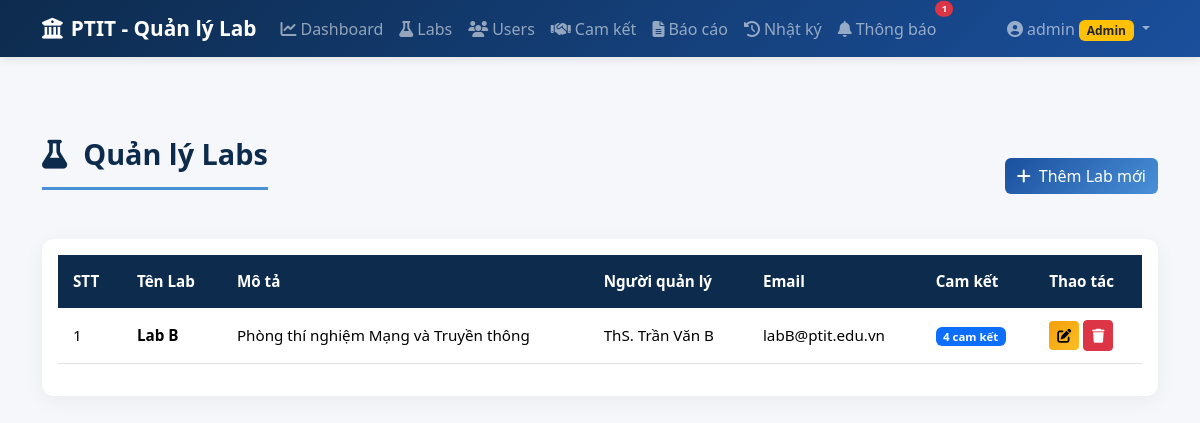
Screenshot of /labs (signed in) with the database file from the repository.
### models.py (models this page shows, shortened)
class User(UserMixin, db.Model):
    __tablename__ = 'users'
    id = db.Column(db.Integer, primary_key=True)
    username = db.Column(db.String(50), unique=True, nullable=False)
    password_hash = db.Column(db.String(200), nullable=False)
    role = db.Column(db.String(20), nullable=False)  # 'admin' or 'lab'
    lab_id = db.Column(db.Integer, db.ForeignKey('labs.id', ondelete='SET NULL'), nullable=True)
    def is_admin(self):
        return self.role == 'admin'

class Lab(db.Model):
    __tablename__ = 'labs'
    id = db.Column(db.Integer, primary_key=True)
    name = db.Column(db.String(100), nullable=False)
    description = db.Column(db.Text)
    manager_name = db.Column(db.String(100))
    email = db.Column(db.String(100))
    created_at = db.Column(db.DateTime, default=datetime.utcnow)
    users = db.relationship('User', backref='lab', lazy=True)
    commitments = db.relationship('Commitment', backref='lab', lazy=True, cascade='all, delete-orphan')

### app.py (the view)
@app.route('/labs')
@login_required
def labs_list():
    if not current_user.is_admin():
        flash('Bạn không có quyền truy cập trang này.', 'danger')
        return redirect(url_for('dashboard'))
    labs_list = Lab.query.order_by(Lab.created_at.desc()).all()
    return render_template('labs/list.html', labs=labs_list)

### app.py (called while the page is built)
@login_manager.user_loader
def load_user(user_id):
    return User.query.get(int(user_id))

def get_csrf_token():
    return generate_csrf_token()

@app.before_request
def csrf_protect():
    if request.method in ('POST', 'PUT', 'DELETE'):
        if request.endpoint == 'login':
            return
        token = request.form.get('_csrf_token') or request.headers.get('X-CSRF-Token')
        if not validate_csrf_token(token):
            flash('Yêu cầu không hợp lệ (CSRF token không đúng). Vui lòng thử lại.', 'danger')
            return redirect(request.referrer or url_for('dashboard'))

### csrf_utils.py (called while the page is built)
def generate_csrf_token():
    from flask import session
    if '_csrf_token' not in session:
        session['_csrf_token'] = secrets.token_hex(32)
    return session['_csrf_token']

### templates/labs/list.html (shortened to what this page needs)
{% extends "base.html" %}
{% block content %}
<div class="d-flex justify-content-between align-items-center mb-4">
    <h1 class="page-title">
        <i class="fas fa-flask me-3"></i>Quản lý Labs
    </h1>
    <a href="{{ url_for('labs_create') }}" class="btn btn-primary">
        <i class="fas fa-plus me-2"></i>Thêm Lab mới
    </a>
</div>
<div class="card">
    <div class="card-body">
        <div class="table-responsive">
            <table class="table table-hover">
                <thead>
                    <tr>
                        <th>STT</th>
                        <th>Tên Lab</th>
                        <th>Mô tả</th>
                        <th>Người quản lý</th>
                        <th>Email</th>
                        <th>Cam kết</th>
                        <th>Thao tác</th>
                    </tr>
                </thead>
                <tbody>
                    {% for lab in labs %}
                    <tr>
                        <td>{{ loop.index }}</td>
                        <td>
                            <strong>{{ lab.name }}</strong>
                        </td>
                        <td>{{ lab.description or '-' }}</td>
                        <td>{{ lab.manager_name or '-' }}</td>
                        <td>{{ lab.email or '-' }}</td>
                        <td>
                            <span class="badge bg-primary">{{ lab.commitments|length }} cam kết</span>
                        </td>
                        <td>
                            <a href="{{ url_for('labs_edit', lab_id=lab.id) }}"
                               class="btn btn-sm btn-warning">
                                <i class="fas fa-edit"></i>
                            </a>
                            <form method="POST" action="{{ url_for('labs_delete', lab_id=lab.id) }}"
                                  style="display: inline;"
                                  onsubmit="return confirm('Bạn có chắc muốn xóa Lab &quot;{{ lab.name }}&quot;?\nHành động này sẽ xóa tất cả cam kết liên quan!');">
                                <button type="submit" class="btn btn-sm btn-danger">
                                    <i class="fas fa-trash"></i>
                                </button>
                            </form>
                        </td>
                    </tr>
                    {% endfor %}
                </tbody>
            </table>
        </div>
    </div>
</div>
{% endblock %}

### templates/base.html (shortened to what this page needs)
<!DOCTYPE html>
<html lang="vi">
<head>
    <link href="https://cdn.jsdelivr.net/npm/bootstrap@5.3.2/dist/css/bootstrap.min.css" rel="stylesheet">
    <link href="https://cdnjs.cloudflare.com/ajax/libs/font-awesome/6.5.1/css/all.min.css" rel="stylesheet">
    <link href="https://cdn.jsdelivr.net/npm/bootstrap-icons@1.11.2/font/bootstrap-icons.css" rel="stylesheet">
    <link href="{{ url_for('static', filename='css/style.css') }}" rel="stylesheet">
</head>
<body>
    {% if current_user.is_authenticated %}
    <nav class="navbar navbar-expand-lg navbar-dark bg-ptit">
        <div class="container">
            <a class="navbar-brand" href="{{ url_for('dashboard') }}">
                <i class="fas fa-university me-2"></i>PTIT - Quản lý Lab
            </a>
            <div class="collapse navbar-collapse" id="navbarNav">
                <ul class="navbar-nav me-auto">
                    <li class="nav-item">
                        <a class="nav-link" href="{{ url_for('dashboard') }}">
                            <i class="fas fa-chart-line me-1"></i>Dashboard
                        </a>
                    </li>
                    {% if current_user.is_admin() %}
                    <li class="nav-item">
                        <a class="nav-link" href="{{ url_for('labs_list') }}">
                            <i class="fas fa-flask me-1"></i>Labs
                        </a>
                    </li>
                    <li class="nav-item">
                        <a class="nav-link" href="{{ url_for('users_list') }}">
                            <i class="fas fa-users me-1"></i>Users
                        </a>
                    </li>
                    {% endif %}
                    <li class="nav-item">
                        <a class="nav-link" href="{{ url_for('commitments_list') }}">
                            <i class="fas fa-handshake me-1"></i>Cam kết
                        </a>
                    </li>
                    {% if current_user.is_admin() %}
                    <li class="nav-item">
                        <a class="nav-link" href="{{ url_for('reports') }}">
                            <i class="fas fa-file-alt me-1"></i>Báo cáo
                        </a>
                    </li>
                    <li class="nav-item">
                        <a class="nav-link" href="{{ url_for('activity_logs') }}">
                            <i class="fas fa-history me-1"></i>Nhật ký
                        </a>
                    </li>
                    {% endif %}
                    <li class="nav-item">
                        <a class="nav-link position-relative" href="{{ url_for('notifications') }}">
                            <i class="fas fa-bell me-1"></i>Thông báo
                            <span id="notif-badge" class="position-absolute top-0 start-100 translate-middle badge rounded-pill bg-danger"
                                  style="font-size:0.6em; display:none;">
                            </span>
                        </a>
                    </li>
                </ul>
                <ul class="navbar-nav">
                    <li class="nav-item dropdown">
                        <a class="nav-link dropdown-toggle" href="#" data-bs-toggle="dropdown">
                            <i class="fas fa-user-circle me-1"></i>{{ current_user.username }}
                            {% if current_user.is_admin() %}
                            <span class="badge bg-warning text-dark">Admin</span>
                            {% else %}
                            <span class="badge bg-info">Lab</span>
                            {% endif %}
                        </a>
                    </li>
                </ul>
            </div>
        </div>
    </nav>
    {% endif %}
    <main class="{% if current_user.is_authenticated %}main-content{% endif %}">
        <div class="container">
            {% block content %}{% endblock %}
        </div>
    </main>
</body>
</html>

### static/css/style.css (style rules this page uses)
:root { --ptit-blue: #1a4f9c; --ptit-light-blue: #4a90d9; --ptit-dark: #0d2b4d; }
body { background-color: #f5f7fa; font-family: 'Segoe UI', Tahoma, Geneva, Verdana, sans-serif; min-height: 100vh; }
.main-content { padding-top: 80px; padding-bottom: 40px; }
.navbar.bg-ptit { background: linear-gradient(135deg, var(--ptit-dark) 0%, var(--ptit-blue) 100%); box-shadow: 0 2px 10px rgba(0,0,0,0.1); }
.navbar-brand { font-weight: 700; font-size: 1.3rem; }
.nav-link { font-weight: 500; transition: all 0.3s; }
.page-title { font-size: 1.8rem; font-weight: 700; color: var(--ptit-dark); margin-bottom: 25px; padding-bottom: 15px; border-bottom: 3px solid var(--ptit-light-blue); }
.table { font-size: 0.95rem; }
.table thead th { background-color: var(--ptit-dark); color: white; font-weight: 600; border: none; padding: 15px; }
.table tbody td { vertical-align: middle; padding: 12px 15px; }
.card { border: none; border-radius: 12px; box-shadow: 0 5px 20px rgba(0,0,0,0.05); }
.btn-primary { background: linear-gradient(135deg, var(--ptit-blue), var(--ptit-light-blue)); border: none; }
.btn-warning { background: linear-gradient(135deg, #f59e0b, #fbbf24); border: none; }

### rows the page displays
User: username "admin"
Lab: name "Lab B", description "Phòng thí nghiệm Mạng và Truyền thông", manager_name "ThS. Trần Văn B", email "labB@ptit.edu.vn", commitments|length "4"
